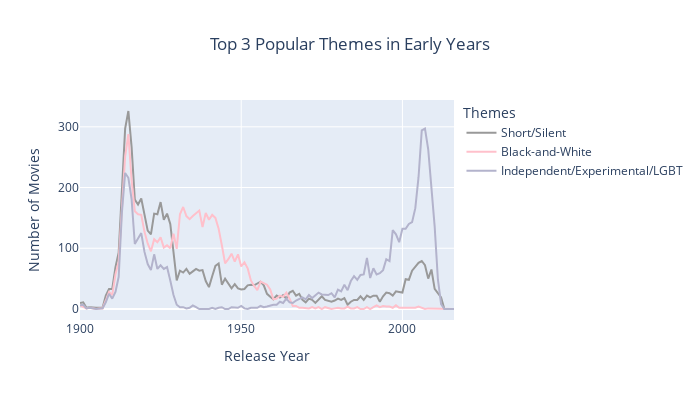
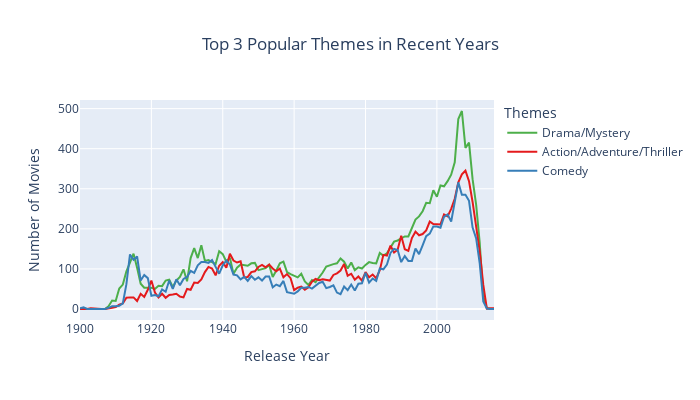

Notebook cell for these charts, in order:
### Markdown cell above
#### Focus on the top firt and last 3 Themes from 1900 to nowadays

Identify the top 3 popular themes from the first and last 10 years of data and generates interactive plots showing the trends of these themes over time, with associated genres displayed on hover.

### Code cell
# First 3 most popular themes for the earliest years
start_years = theme_years_counts_pivot.iloc[:10] # based on the first 10 years
start_popular_themes = start_years.sum().nlargest(3).index

# First 3 most popular themes for the most recent years
end_years = theme_years_counts_pivot[theme_years_counts_pivot.columns.difference(['Other'])]
end_years = end_years.iloc[-10:] # based on the last 10 years
end_popular_themes = end_years.sum().nlargest(3).index

# Function to create a plot for selected themes
def create_theme_plot(themes, title):
    fig = go.Figure()

    for theme in themes:
        if theme in theme_years_counts_pivot.columns:
            # Get genres associated with the theme
            associated_genres = theme_mapping.get(theme, [])
            if len(associated_genres) > 5:
                genres_text = ', '.join(associated_genres[:5]) + ', ...'  # Truncate and add ellipsis
            else:
                genres_text = ', '.join(associated_genres)
            
            fig.add_trace(go.Scatter(
                x=theme_years_counts_pivot.index,
                y=theme_years_counts_pivot[theme],
                mode='lines',
                name=theme,
                line=dict(color=theme_colors.get(theme, 'gray')),
                hovertemplate=f'<b>Genres:</b> {genres_text}<br>'
                              f'<b>Year:</b> %{{x}}<br><b>Number of Movies:</b> %{{y}}<br>'
            ))

    fig.update_layout(
        title={
            'text': title,
            'x': 0.5,
            'xanchor': 'center'
        },
        xaxis_title='Release Year',
        yaxis_title='Number of Movies',
        legend_title="Themes",
        height=400,
        width=700,
    )

    return fig

# Create plots
fig_start = create_theme_plot(start_popular_themes, "Top 3 Popular Themes in Early Years")
fig_end = create_theme_plot(end_popular_themes, "Top 3 Popular Themes in Recent Years")

# Show the plots
fig_start.show()
fig_end.show()
fig_start.write_html('/Users/lilly-flore/Desktop/line_start_3.html')
fig_end.write_html('/Users/lilly-flore/Desktop/line_end_3.html')

### Figure 1 — Plotly figure (JSON) as saved in the notebook; plotly's stock layout.template omitted (floating-point values rounded to 4 significant figures)
{"data": [{"hovertemplate": "<b>Genres:</b> short film, silent film<br><b>Year:</b> %{x}<br><b>Number of Movies:</b> %{y}<br>", "line": {"color": "#999999"}, "mode": "lines", "name": "Short/Silent", "type": "scatter", "x": [1900, 1901, 1902, 1903, 1905, 1906, 1907, 1908, 1909, 1910, 1911, 1912, 1913, 1914, 1915, 1916, 1917, 1918, 1919, 1920, 1921, 1922, 1923, 1924, 1925, 1926, 1927, 1928, 1929, 1930, 1931, 1932, 1933, 1934, 1935, 1936, 1937, 1938, 1939, 1940, 1941, 1942, 1943, 1944, 1945, 1946, 1947, 1948, 1949, 1950, 1951, 1952, 1953, 1954, 1955, 1956, 1957, 1958, 1959, 1960, 1961, 1962, 1963, 1964, 1965, 1966, 1967, 1968, 1969, 1970, 1971, 1972, 1973, 1974, 1975, 1976, 1977, 1978, 1979, 1980, 1981, 1982, 1983, 1984, 1985, 1986, 1987, 1988, 1989, 1990, 1991, 1992, 1993, 1994, 1995, 1996, 1997, 1998, 1999, 2000, 2001, 2002, 2003, 2004, 2005, 2006, 2007, 2008, 2009, 2010, 2011, 2012, 2013, 2014, 2015, 2016], "y": [10, 11, 2, 3, 2, 2, 2, 22, 33, 33, 69, 93, 200, 297, 326, 267, 180, 172, 182, 155, 129, 123, 157, 156, 176, 147, 157, 140, 98, 47, 63, 60, 66, 58, 62, 66, 63, 64, 46, 36, 54, 71, 75, 40, 50, 42, 34, 41, 34, 32, 33, 39, 40, 39, 42, 45, 39, 25, 20, 16, 22, 19, 23, 17, 27, 30, 22, 25, 15, 11, 17, 15, 10, 16, 21, 15, 14, 12, 14, 17, 15, 18, 7, 12, 15, 15, 21, 15, 22, 19, 22, 22, 12, 21, 27, 26, 22, 29, 28, 27, 49, 48, 63, 70, 76, 79, 72, 50, 65, 33, 26, 19, 0, 0, 0, 0]}, {"hovertemplate": "<b>Genres:</b> black-and-white<br><b>Year:</b> %{x}<br><b>Number of Movies:</b> %{y}<br>", "line": {"color": "pink"}, "mode": "lines", "name": "Black-and-White", "type": "scatter", "x": [1900, 1901, 1902, 1903, 1905, 1906, 1907, 1908, 1909, 1910, 1911, 1912, 1913, 1914, 1915, 1916, 1917, 1918, 1919, 1920, 1921, 1922, 1923, 1924, 1925, 1926, 1927, 1928, 1929, 1930, 1931, 1932, 1933, 1934, 1935, 1936, 1937, 1938, 1939, 1940, 1941, 1942, 1943, 1944, 1945, 1946, 1947, 1948, 1949, 1950, 1951, 1952, 1953, 1954, 1955, 1956, 1957, 1958, 1959, 1960, 1961, 1962, 1963, 1964, 1965, 1966, 1967, 1968, 1969, 1970, 1971, 1972, 1973, 1974, 1975, 1976, 1977, 1978, 1979, 1980, 1981, 1982, 1983, 1984, 1985, 1986, 1987, 1988, 1989, 1990, 1991, 1992, 1993, 1994, 1995, 1996, 1997, 1998, 1999, 2000, 2001, 2002, 2003, 2004, 2005, 2006, 2007, 2008, 2009, 2010, 2011, 2012, 2013, 2014, 2015, 2016], "y": [6, 4, 1, 2, 0, 1, 1, 14, 28, 23, 57, 78, 173, 251, 288, 212, 161, 156, 155, 127, 108, 95, 115, 110, 118, 101, 105, 100, 124, 99, 156, 168, 153, 148, 153, 157, 162, 135, 158, 147, 155, 150, 132, 105, 75, 82, 91, 78, 90, 70, 77, 67, 47, 38, 31, 45, 42, 40, 32, 16, 17, 22, 20, 27, 17, 5, 5, 2, 2, 2, 1, 3, 1, 3, 0, 3, 2, 0, 1, 2, 1, 1, 4, 1, 1, 3, 0, 0, 3, 0, 3, 6, 3, 5, 4, 4, 2, 6, 2, 2, 3, 2, 3, 2, 4, 2, 0, 1, 1, 0, 0, 1, 0, 0, 0, 0]}, {"hovertemplate": "<b>Genres:</b> indie, experimental film, lgbt, gay, gay themed, ...<br><b>Year:</b> %{x}<br><b>Number of Movies:</b> %{y}<br>", "line": {"color": "#b3b3cc"}, "mode": "lines", "name": "Independent/Experimental/LGBT", "type": "scatter", "x": [1900, 1901, 1902, 1903, 1905, 1906, 1907, 1908, 1909, 1910, 1911, 1912, 1913, 1914, 1915, 1916, 1917, 1918, 1919, 1920, 1921, 1922, 1923, 1924, 1925, 1926, 1927, 1928, 1929, 1930, 1931, 1932, 1933, 1934, 1935, 1936, 1937, 1938, 1939, 1940, 1941, 1942, 1943, 1944, 1945, 1946, 1947, 1948, 1949, 1950, 1951, 1952, 1953, 1954, 1955, 1956, 1957, 1958, 1959, 1960, 1961, 1962, 1963, 1964, 1965, 1966, 1967, 1968, 1969, 1970, 1971, 1972, 1973, 1974, 1975, 1976, 1977, 1978, 1979, 1980, 1981, 1982, 1983, 1984, 1985, 1986, 1987, 1988, 1989, 1990, 1991, 1992, 1993, 1994, 1995, 1996, 1997, 1998, 1999, 2000, 2001, 2002, 2003, 2004, 2005, 2006, 2007, 2008, 2009, 2010, 2011, 2012, 2013, 2014, 2015, 2016], "y": [6, 7, 1, 2, 0, 1, 1, 11, 25, 17, 28, 53, 159, 224, 216, 181, 107, 116, 125, 94, 74, 64, 90, 66, 72, 66, 69, 47, 23, 7, 3, 3, 1, 2, 6, 3, 0, 0, 0, 0, 2, 0, 2, 3, 0, 0, 3, 3, 2, 5, 1, 0, 2, 2, 2, 5, 3, 4, 6, 7, 7, 12, 10, 17, 11, 10, 14, 16, 19, 16, 23, 18, 22, 27, 24, 23, 23, 26, 19, 32, 29, 40, 31, 46, 54, 48, 56, 57, 84, 51, 67, 57, 59, 64, 82, 79, 130, 123, 110, 132, 132, 140, 143, 166, 217, 294, 297, 263, 204, 136, 49, 8, 0, 0, 0, 0]}], "layout": {"height": 400, "legend": {"title": {"text": "Themes"}}, "title": {"text": "Top 3 Popular Themes in Early Years", "x": 0.5, "xanchor": "center"}, "width": 700, "xaxis": {"title": {"text": "Release Year"}}, "yaxis": {"title": {"text": "Number of Movies"}}}}

### Figure 2 — Plotly figure (JSON) as saved in the notebook; plotly's stock layout.template omitted (floating-point values rounded to 4 significant figures)
{"data": [{"hovertemplate": "<b>Genres:</b> drama, family drama, melodrama, crime drama, political drama, ...<br><b>Year:</b> %{x}<br><b>Number of Movies:</b> %{y}<br>", "line": {"color": "#4daf4a"}, "mode": "lines", "name": "Drama/Mystery", "type": "scatter", "x": [1900, 1901, 1902, 1903, 1905, 1906, 1907, 1908, 1909, 1910, 1911, 1912, 1913, 1914, 1915, 1916, 1917, 1918, 1919, 1920, 1921, 1922, 1923, 1924, 1925, 1926, 1927, 1928, 1929, 1930, 1931, 1932, 1933, 1934, 1935, 1936, 1937, 1938, 1939, 1940, 1941, 1942, 1943, 1944, 1945, 1946, 1947, 1948, 1949, 1950, 1951, 1952, 1953, 1954, 1955, 1956, 1957, 1958, 1959, 1960, 1961, 1962, 1963, 1964, 1965, 1966, 1967, 1968, 1969, 1970, 1971, 1972, 1973, 1974, 1975, 1976, 1977, 1978, 1979, 1980, 1981, 1982, 1983, 1984, 1985, 1986, 1987, 1988, 1989, 1990, 1991, 1992, 1993, 1994, 1995, 1996, 1997, 1998, 1999, 2000, 2001, 2002, 2003, 2004, 2005, 2006, 2007, 2008, 2009, 2010, 2011, 2012, 2013, 2014, 2015, 2016], "y": [0, 1, 0, 0, 0, 1, 0, 7, 21, 20, 51, 61, 94, 116, 138, 103, 63, 53, 53, 53, 50, 58, 57, 71, 73, 55, 71, 80, 99, 69, 127, 152, 127, 159, 120, 122, 117, 112, 144, 137, 118, 128, 88, 103, 111, 109, 108, 114, 115, 97, 100, 102, 110, 80, 96, 114, 118, 92, 87, 83, 79, 88, 69, 60, 72, 67, 78, 91, 106, 110, 112, 114, 126, 118, 101, 116, 97, 104, 101, 110, 117, 115, 114, 140, 133, 139, 155, 168, 171, 176, 181, 181, 200, 223, 231, 244, 265, 264, 296, 280, 308, 306, 319, 335, 366, 474, 494, 402, 415, 324, 260, 165, 32, 2, 0, 0]}, {"hovertemplate": "<b>Genres:</b> action, thriller, adventure, fantasy adventure, action comedy, ...<br><b>Year:</b> %{x}<br><b>Number of Movies:</b> %{y}<br>", "line": {"color": "#e41a1c"}, "mode": "lines", "name": "Action/Adventure/Thriller", "type": "scatter", "x": [1900, 1901, 1902, 1903, 1905, 1906, 1907, 1908, 1909, 1910, 1911, 1912, 1913, 1914, 1915, 1916, 1917, 1918, 1919, 1920, 1921, 1922, 1923, 1924, 1925, 1926, 1927, 1928, 1929, 1930, 1931, 1932, 1933, 1934, 1935, 1936, 1937, 1938, 1939, 1940, 1941, 1942, 1943, 1944, 1945, 1946, 1947, 1948, 1949, 1950, 1951, 1952, 1953, 1954, 1955, 1956, 1957, 1958, 1959, 1960, 1961, 1962, 1963, 1964, 1965, 1966, 1967, 1968, 1969, 1970, 1971, 1972, 1973, 1974, 1975, 1976, 1977, 1978, 1979, 1980, 1981, 1982, 1983, 1984, 1985, 1986, 1987, 1988, 1989, 1990, 1991, 1992, 1993, 1994, 1995, 1996, 1997, 1998, 1999, 2000, 2001, 2002, 2003, 2004, 2005, 2006, 2007, 2008, 2009, 2010, 2011, 2012, 2013, 2014, 2015, 2016], "y": [0, 0, 0, 2, 0, 0, 0, 1, 3, 5, 11, 14, 28, 29, 29, 20, 38, 30, 48, 71, 41, 29, 38, 28, 35, 36, 38, 31, 29, 50, 48, 66, 65, 74, 92, 105, 101, 84, 108, 117, 103, 138, 121, 116, 119, 79, 80, 92, 94, 105, 110, 104, 111, 101, 94, 101, 79, 87, 77, 47, 53, 56, 48, 54, 68, 75, 72, 74, 73, 71, 85, 89, 96, 112, 83, 88, 73, 81, 71, 92, 79, 86, 77, 97, 135, 133, 158, 141, 148, 183, 149, 145, 177, 193, 184, 187, 196, 218, 212, 212, 211, 236, 231, 250, 275, 316, 336, 345, 319, 267, 210, 144, 60, 1, 2, 2]}, {"hovertemplate": "<b>Genres:</b> comedy, romantic comedy, black comedy, slapstick, comedy-drama, ...<br><b>Year:</b> %{x}<br><b>Number of Movies:</b> %{y}<br>", "line": {"color": "#377eb8"}, "mode": "lines", "name": "Comedy", "type": "scatter", "x": [1900, 1901, 1902, 1903, 1905, 1906, 1907, 1908, 1909, 1910, 1911, 1912, 1913, 1914, 1915, 1916, 1917, 1918, 1919, 1920, 1921, 1922, 1923, 1924, 1925, 1926, 1927, 1928, 1929, 1930, 1931, 1932, 1933, 1934, 1935, 1936, 1937, 1938, 1939, 1940, 1941, 1942, 1943, 1944, 1945, 1946, 1947, 1948, 1949, 1950, 1951, 1952, 1953, 1954, 1955, 1956, 1957, 1958, 1959, 1960, 1961, 1962, 1963, 1964, 1965, 1966, 1967, 1968, 1969, 1970, 1971, 1972, 1973, 1974, 1975, 1976, 1977, 1978, 1979, 1980, 1981, 1982, 1983, 1984, 1985, 1986, 1987, 1988, 1989, 1990, 1991, 1992, 1993, 1994, 1995, 1996, 1997, 1998, 1999, 2000, 2001, 2002, 2003, 2004, 2005, 2006, 2007, 2008, 2009, 2010, 2011, 2012, 2013, 2014, 2015, 2016], "y": [2, 4, 0, 0, 0, 1, 0, 3, 7, 7, 8, 14, 62, 136, 123, 131, 71, 85, 77, 33, 35, 32, 49, 43, 71, 50, 74, 59, 75, 80, 95, 90, 109, 117, 117, 115, 122, 105, 88, 109, 121, 111, 86, 84, 74, 80, 70, 82, 73, 79, 71, 81, 81, 54, 61, 57, 70, 42, 40, 38, 44, 53, 53, 55, 51, 57, 65, 68, 52, 55, 59, 41, 37, 56, 47, 61, 46, 63, 64, 90, 66, 76, 70, 101, 99, 111, 140, 150, 147, 117, 132, 120, 120, 151, 137, 159, 182, 188, 206, 206, 203, 230, 236, 218, 263, 316, 285, 285, 270, 203, 176, 114, 19, 1, 0, 0]}], "layout": {"height": 400, "legend": {"title": {"text": "Themes"}}, "title": {"text": "Top 3 Popular Themes in Recent Years", "x": 0.5, "xanchor": "center"}, "width": 700, "xaxis": {"title": {"text": "Release Year"}}, "yaxis": {"title": {"text": "Number of Movies"}}}}
